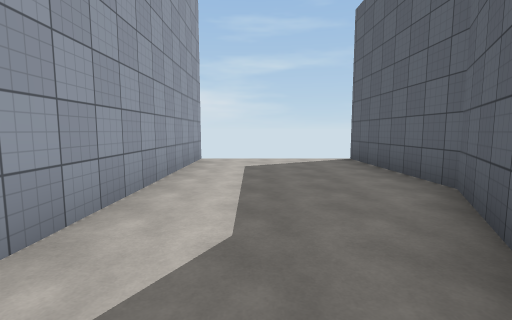
View 1 (above)

20 first-person views from a walk through a scene from a Unity 3-D project. The camera is 1.5 m above the floor, tilts 6° down and sees 85° across. The floor is counted in squares, 2 m on a side. Each view is taken from the middle of a square. On the plan, view 1 faces up. The plan holds only what a view shows up to about 10 squares ahead; the rest is blank. The place goes on beyond the plan. The player character is not drawn. Surface patterns are stand-ins for the level's own textures.

View 2
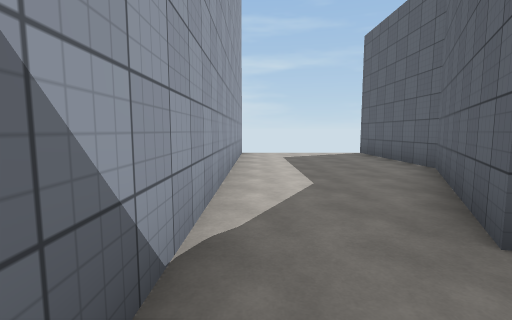

View 3
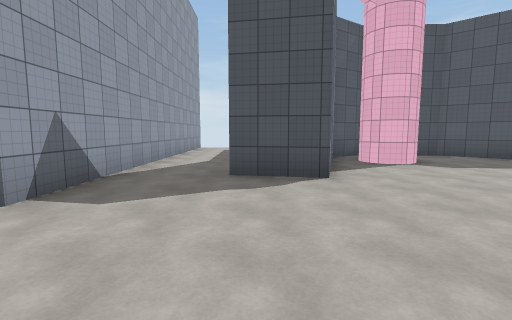

View 4
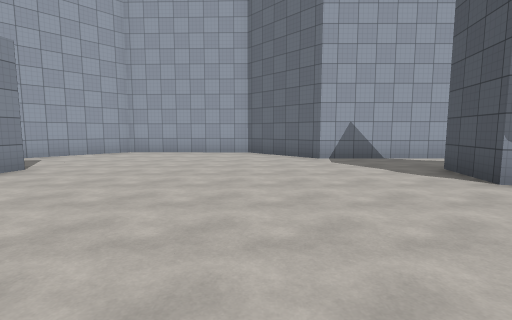

View 5
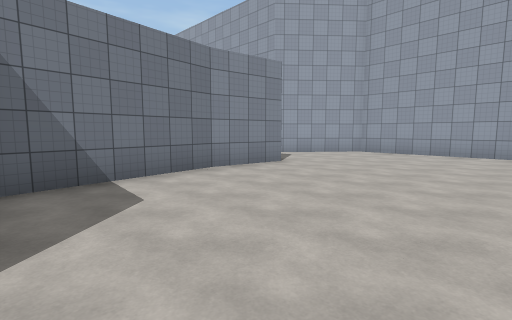

View 6
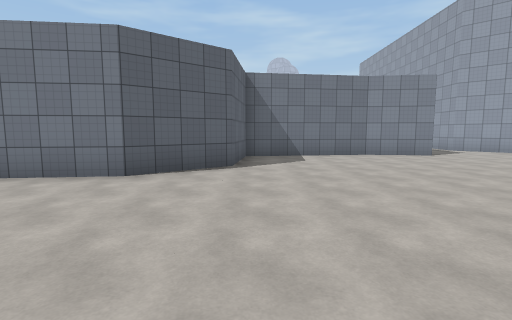

View 7
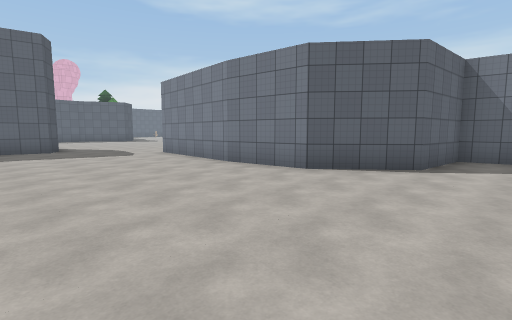

View 8
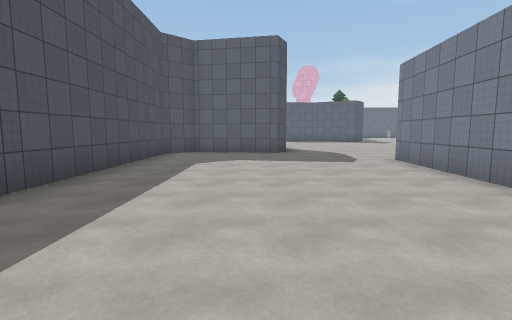

View 9
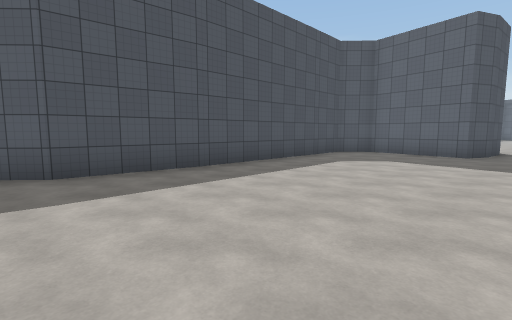

View 10
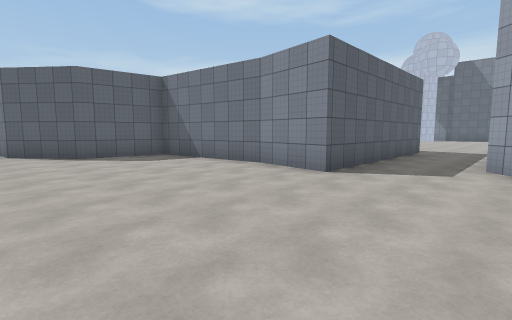

View 11
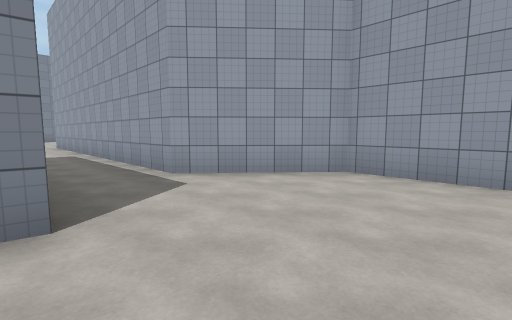

View 12
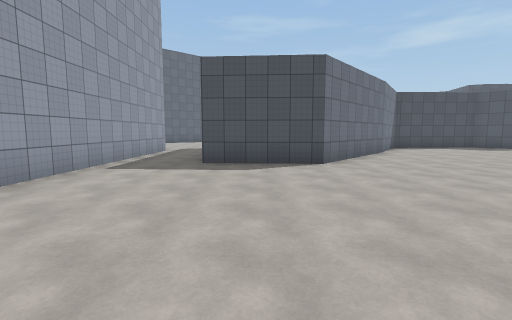

View 13
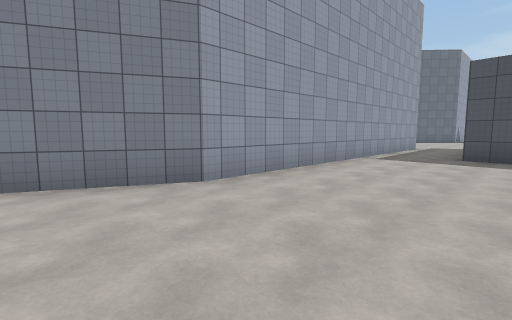

View 14
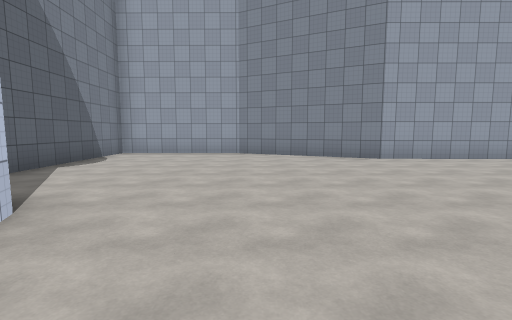

View 15
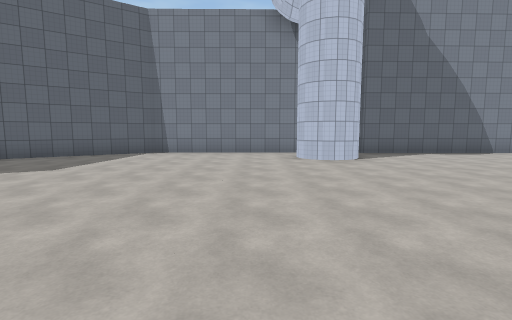

View 16
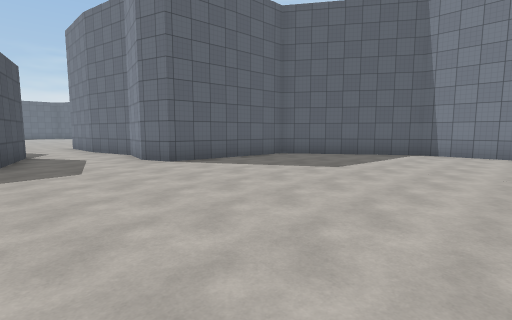

View 17
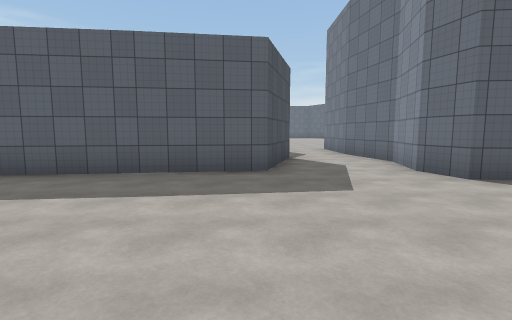

View 18
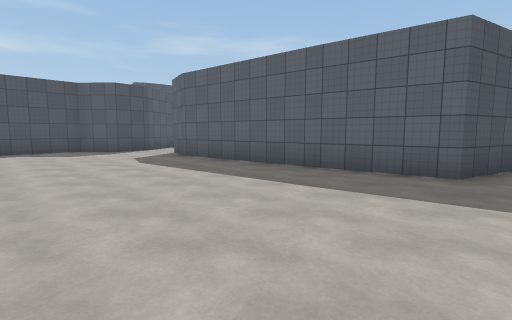

View 19
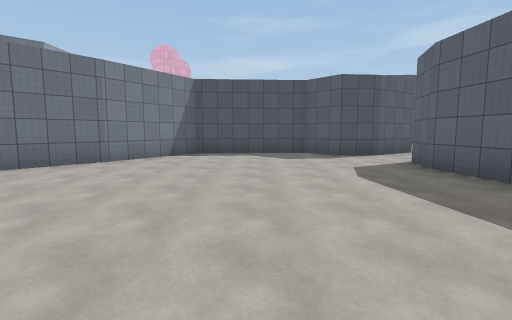

View 20
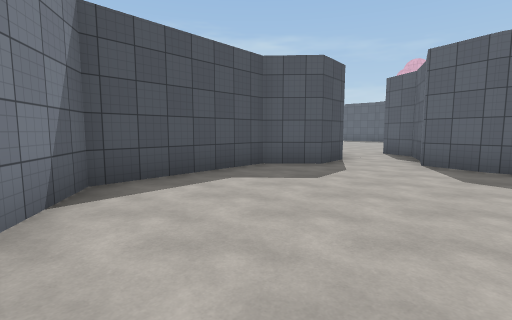

### Floor plan
Points are (right, up) in squares from view 1. A wall is a line through its corners. A room is listed if a view was taken in it or the views show most of it. See-through windows are left out.
Room 1 (views 1, 2, 3, 4, 5, 6, 7, 8, 9, 10, 11)
walls: (10.2, -4.3) (14.4, -4.6); (10.4, 1.9) (7.8, 2.2) (6.5, 3.4) (5.8, 3.4); (15.4, -8.4) (13.8, -9.4); (2.4, -8.7) (6.3, -8.2) (6.5, -6) (8.2, -4.6) (10.4, -4.3); (4.1, 3.5) (3.2, 2.9) (2.2, -0.6) (0.6, -0.3); (14.8, -11) (15.9, -10.5) (16.5, -9.4); (18.5, -2.2) (17.1, -2.1) (16.4, -1.7) (16.9, 1.1) (16.1, 1.9) (10.3, 2); (0.7, -9.5) (0.7, -8.5) (2.6, -8.7); (-1.5, 1.6) (-1.5, -2.3) (-3.6, -4.3) (-3.8, -8.4) (-1.5, -10.4)
Room 2 (views 12, 13, 14, 15, 16, 17, 18, 19, 20)
walls: (-1.4, -20.6) (-3.3, -24.6) (-3.4, -28.5) (2.5, -28.3); (6.4, -11.3) (3.5, -14.7) (0.7, -14.5) (0.7, -9.5); (4.5, -28.6) (9.5, -28.5) (12.9, -26.2) (13.3, -22.3) (14.2, -22) (15.8, -22.3) (18, -21.8); (16.8, -19.9) (14.2, -19.2) (13.4, -12.5) (13.8, -11.3) (14.9, -11); (17.9, -21.9) (19.1, -21.8); (13.8, -9.4) (12.5, -9.6) (11.6, -8.6) (8, -8.8) (6.4, -11.4); (-1.5, -10.4) (-1.5, -20.8)

Where each view was taken, in squares from view 1:
view 1: 0 up, 0 right, facing up
view 2: 2 down, 1 left, facing up
view 3: 5 down, 1 right, facing up
view 4: 4 down, 6 right, facing left
view 5: 4 down, 6 right, facing down-left
view 6: 0 up, 6 right, facing down
view 7: 0 up, 5 right, facing down-right
view 8: 1 down, 7 right, facing right
view 9: 3 down, 7 right, facing up-right
view 10: 4 down, 2 left, facing down-right
view 11: 6 down, 1 right, facing down-left
view 12: 21 down, 2 right, facing up
view 13: 23 down, 2 right, facing up-left
view 14: 24 down, 6 right, facing left
view 15: 19 down, 6 right, facing down
view 16: 19 down, 7 right, facing down-right
view 17: 19 down, 9 right, facing right
view 18: 20 down, 9 right, facing up-right
view 19: 18 down, 10 right, facing up
view 20: 13 down, 7 right, facing up-right
